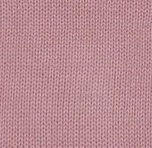
#> input picture punto_jersey.jpg, 152 x 148 px
$ python deteccionTexturas.py
#> lines starting #> are read from the running program, lines starting #| are printed output that depends on the picture
# -*- coding: utf-8 -*-
"""
Created on Tue Jun  8 17:37:32 2021

@author: douglas
"""

from skimage.transform import rotate
from skimage.feature import local_binary_pattern
from skimage import data
from skimage.color import label2rgb
from scipy.spatial import distance as dist
#importamos librerias
import numpy as np
import matplotlib.pyplot as plt
import cv2
import argparse

#Configuracion de nuestro descriptor LBP

radio = 3
numpuntos = 8 *radio
METHOD = 'uniform'
plt.gray()
#Definimos una funcion que va a recibir la imagen


#########################################################################################

#Ahora vamos a clasificar varias texturas utilizando la ganacia de la informacion

# Definimos una funcion encargad de calcular la ganancia de la informacion
def ganancia_informacion(p,q):
    p = np.asarray(p)
    q = np.asarray(q)
    filtro = np.logical_and(p != 0, q != 0)
    return np.sum(p[filtro] * np.log2(p[filtro]/q[filtro]))
#Ahora creamos una funcion que va a calcular elLBP y el histograma
def calculo(refs, image):
    mejor_puntaje=0.75
    mejor_nombre= None
    lbp = local_binary_pattern(image, numpuntos, radio, 'uniform') #Calculamos el LBP uniforme
    intervalos = int (lbp.max() + 1)
    hist, _ = np.histogram(lbp, density = True, bins = intervalos, range = (0, intervalos)) #Creamos el histograma
    #bobo = cv2.imread("punto_bobo.jpg",0)
    #hist = cv2.calcHist([lbp], [0], None, [256], [0,256])
    for name, ref in refs.items():
        ref_hist, _=np.histogram(ref, density = True, bins = intervalos, range = (0, intervalos))
        #ref_hist = cv2.calcHist([ref], [0], None, [59], [0,59])
        puntaje = ganancia_informacion(hist, ref_hist) #Comparamos la referencia del histogrma con el histograma calculado
        #puntaje=cv2.compareHist(ref_hist, hist, cv2.HISTCMP_CORREL)
        #print("puntaje ")
        #print(puntaje)

        if puntaje < mejor_puntaje:
            mejor_puntaje = puntaje
            mejor_nombre = name

    return mejor_nombre
#Cargamos texturas de referencia
# Mostramos la textura 1
jersey = cv2.imread("punto_jersey.jpg",0) #Leemos la imagen
#> jersey: shape (148, 152); min 79, max 200, mean 154.1
#plt.imshow(jersey) #Mostramos la imagen
#plt.show()

# Mostramos la textura 2
bobo = cv2.imread("punto_bobo.jpg",0) #Leemos la imagen
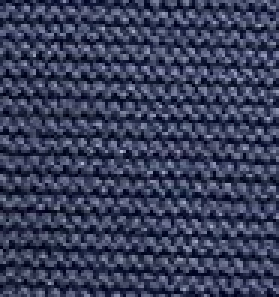
#> input picture punto_bobo.jpg, 93 x 99 px (shown 3 times larger)
#> bobo: shape (99, 93); min 0, max 189, mean 63.7
#plt.imshow(bobo) #Mostramos la imagen
#plt.show()

# Mostramos la textura 2
bobo1 = cv2.imread("punto_bobo2.jpg",0) #Leemos la imagen
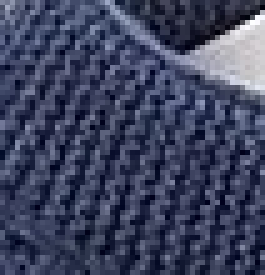
#> input picture punto_bobo2.jpg, 53 x 55 px (shown 5 times larger)
#> bobo1: shape (55, 53); min 0, max 254, mean 69.1
#plt.imshow(bobo1) #Mostramos la imagen
#plt.show()

# Mostramos la textura 2
bobo2 = cv2.imread("punto_bobo3.jpg",0) #Leemos la imagen
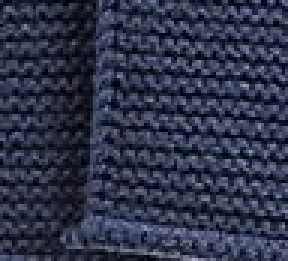
#> input picture punto_bobo3.jpg, 96 x 87 px (shown 3 times larger)
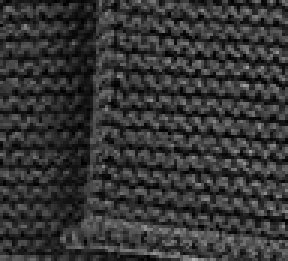
#> bobo2: shape (87, 96) (shown 3 times larger); min 0, max 176, mean 52.9
#plt.imshow(bobo2) #Mostramos la imagen
#plt.show()

cuero = cv2.imread("cuero.jpg",0) #Leemos la imagen
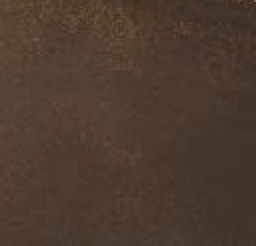
#> input picture cuero.jpg, 128 x 123 px (shown 2 times larger)
#> cuero: shape (123, 128); min 39, max 109, mean 63
#plt.imshow(cuero) #Mostramos la imagen
#plt.show()

toalla = cv2.imread("toalla.jpg",0) #Leemos la imagen
#plt.imshow(toalla) #Mostramos la imagen
#plt.show()

ladrillos = cv2.imread("ladrillos.jpg",0) #Leemos la imagen
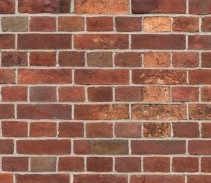
#> input picture ladrillos.jpg, 211 x 183 px
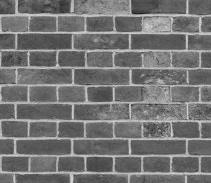
#> ladrillos: shape (183, 211); min 15, max 219, mean 115.1
#plt.imshow(bobo2) #Mostramos la imagen
#plt.show()

panal = cv2.imread("panal.jpg",0) #Leemos la imagen
#plt.imshow(bobo2) #Mostramos la imagen
#plt.show()


elastico1 = cv2.imread("punto_elastico1.jpg",0) #Leemos la imagen
#plt.imshow(elastico1) #Mostramos la imagen
#plt.show()


elastico2 = cv2.imread("punto_elastico2.jpg",0) #Leemos la imagen
#plt.imshow(elastico2) #Mostramos la imagen
#plt.show()


# Mostramos la imagen de prueba
img = cv2.imread("imagen_prueba4.jpg",0) #Leemos la imagen
#> (the run stopped early here; a loop or call above may not have finished)
